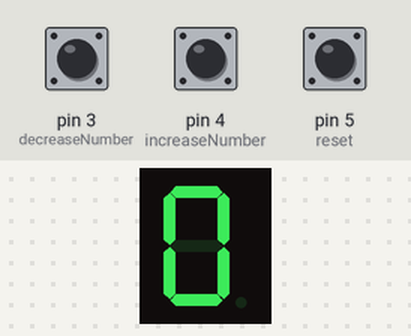
The sketch below on a simulated Arduino Uno, built with avr-gcc and run on an emulated ATmega328P. On the bench: 1-digit seven-segment display. Wiring (inferred from the names in the program): 1-digit 7-segment display, segments lit when HIGH: segments pin 12, pin 13, pin 7, pin 8, pin 9, pin 11, pin 10. The inputs (shaded band) are chosen by the test bench; at power-on: pin 3 (decreaseNumber) HIGH, pin 4 (increaseNumber) HIGH, pin 5 (reset) HIGH. The segment pins are drawn as the display they are named for.

Above: at 1.2 s.
1.3 s: pin 3 (decreaseNumber) pulled LOW for 0.15 s
At 2.4 s:
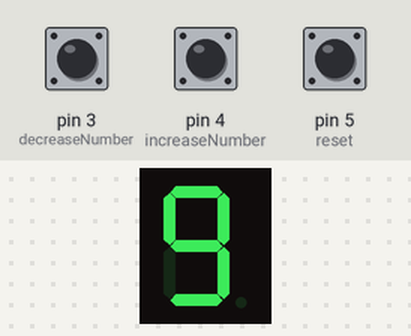
2.9 s: pin 3 (decreaseNumber) pulled LOW for 1 s
At 3.7 s:
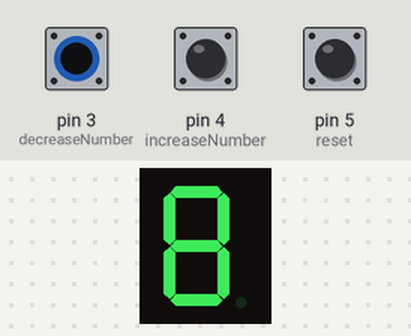
Timing chart, 0 to 5.9 s (numbered marks = the images above; inputs shaded):
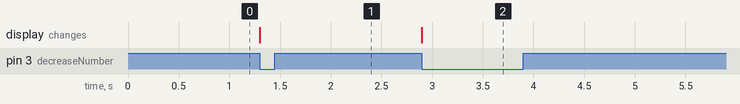

Measured:
- after the input at 1.3 s, the display: changes at once (image 1)
- after the input at 2.9 s, the display: changes at once (image 2)

The sketch:

contadorUnDigito.ino
```cpp
const int A = 12;
const int B = 13;
const int C = 7;
const int D = 8;
const int E = 9;
const int F = 11;
const int G = 10;

const int increaseNumber = 4;
const int decreaseNumber = 3;
const int reset = 5;

int buffer = 0;
int buttonAdd;
int buttonAddState;
int buttonSubstract;
int buttonSubstractState;
int buttonReset;
int buttonResetState;

void sevenDisplay(int number)
{
    switch (number)
    {
    case 1:
        digitalWrite(A, LOW);
        digitalWrite(B, HIGH);
        digitalWrite(C, HIGH);
        digitalWrite(D, LOW);
        digitalWrite(E, LOW);
        digitalWrite(F, LOW);
        digitalWrite(G, LOW);
        break;
    case 2:
        digitalWrite(A, HIGH);
        digitalWrite(B, HIGH);
        digitalWrite(C, LOW);
        digitalWrite(D, HIGH);
        digitalWrite(E, HIGH);
        digitalWrite(F, LOW);
        digitalWrite(G, HIGH);
        break;
    case 3:
        digitalWrite(A, HIGH);
        digitalWrite(B, HIGH);
        digitalWrite(C, HIGH);
        digitalWrite(D, HIGH);
        digitalWrite(E, LOW);
        digitalWrite(F, LOW);
        digitalWrite(G, HIGH);
        break;
    case 4:
        digitalWrite(A, LOW);
        digitalWrite(B, HIGH);
        digitalWrite(C, HIGH);
        digitalWrite(D, LOW);
        digitalWrite(E, LOW);
        digitalWrite(F, HIGH);
        digitalWrite(G, HIGH);
        break;
    case 5:
        digitalWrite(A, HIGH);
        digitalWrite(B, LOW);
        digitalWrite(C, HIGH);
        digitalWrite(D, HIGH);
        digitalWrite(E, LOW);
        digitalWrite(F, HIGH);
        digitalWrite(G, HIGH);
        break;
    case 6:
        digitalWrite(A, HIGH);
        digitalWrite(B, LOW);
        digitalWrite(C, HIGH);
        digitalWrite(D, HIGH);
        digitalWrite(E, HIGH);
        digitalWrite(F, HIGH);
        digitalWrite(G, HIGH);
        break;
    case 7:
        digitalWrite(A, HIGH);
        digitalWrite(B, HIGH);
        digitalWrite(C, HIGH);
        digitalWrite(D, LOW);
        digitalWrite(E, LOW);
        digitalWrite(F, LOW);
        digitalWrite(G, LOW);
        break;
    case 8:
        digitalWrite(A, HIGH);
        digitalWrite(B, HIGH);
        digitalWrite(C, HIGH);
        digitalWrite(D, HIGH);
        digitalWrite(E, HIGH);
        digitalWrite(F, HIGH);
        digitalWrite(G, HIGH);
        break;
    case 9:
        digitalWrite(A, HIGH);
        digitalWrite(B, HIGH);
        digitalWrite(C, HIGH);
        digitalWrite(D, HIGH);
        digitalWrite(E, LOW);
        digitalWrite(F, HIGH);
        digitalWrite(G, HIGH);
        break;
    default:
        digitalWrite(A, HIGH);
        digitalWrite(B, HIGH);
        digitalWrite(C, HIGH);
        digitalWrite(D, HIGH);
        digitalWrite(E, HIGH);
        digitalWrite(F, HIGH);
        digitalWrite(G, LOW);
        break;
    }
}

void setup()
{
    pinMode(A, OUTPUT);
    pinMode(B, OUTPUT);
    pinMode(C, OUTPUT);
    pinMode(D, OUTPUT);
    pinMode(E, OUTPUT);
    pinMode(F, OUTPUT);
    pinMode(G, OUTPUT);
    pinMode(increaseNumber, INPUT_PULLUP);
    pinMode(decreaseNumber, INPUT_PULLUP);
    pinMode(reset, INPUT_PULLUP);

    Serial.begin(9600);
}

int checkButtonStatus()
{

    buttonAdd = digitalRead(increaseNumber);
    buttonSubstract = digitalRead(decreaseNumber);
    buttonReset = digitalRead(reset);

    if (buttonAdd)
    {
        buttonAddState = 1;
    }
    if (buttonSubstract)
    {
        buttonSubstractState = 1;
    }
    if (reset)
    {
        buttonResetState = 1;
    }

    if (!buttonAdd && buttonAdd != buttonAddState)
    {
        buttonAddState = buttonAdd;
        return increaseNumber;
    }
    if (!buttonSubstract && buttonSubstract != buttonSubstractState)
    {
        buttonSubstractState = buttonSubstract;
        return decreaseNumber;
    }
    if (!buttonReset && buttonReset != buttonResetState)
    {
        buttonResetState = buttonReset;
        return reset;
    }

    return 0;
}

void loop()
{

    int button = checkButtonStatus();
    if (button == increaseNumber)
    {
        if (buffer >= 9)
        {
            buffer = 0;
        }
        else
        {
            buffer++;
        }
    }

    if (button == decreaseNumber)
    {
        if (buffer <= 0)
        {
            buffer = 9;
        }
        else
        {
            buffer--;
        }
    }

    if (button == reset)
    {
        buffer = 0;
    }
    sevenDisplay(buffer);
}
```
